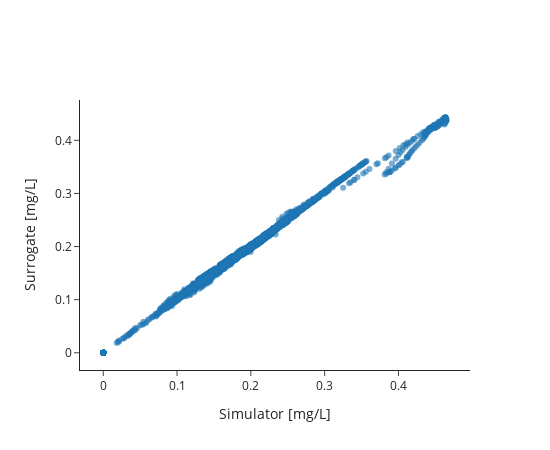
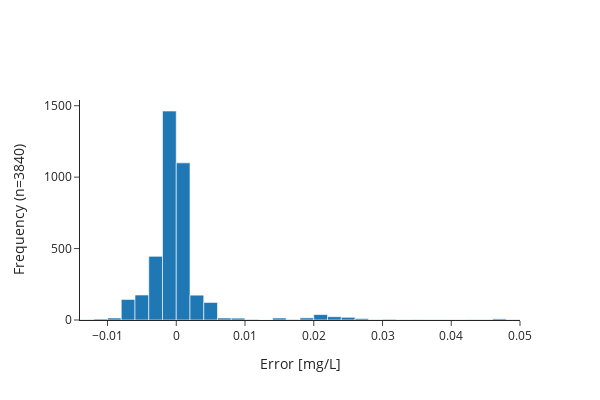
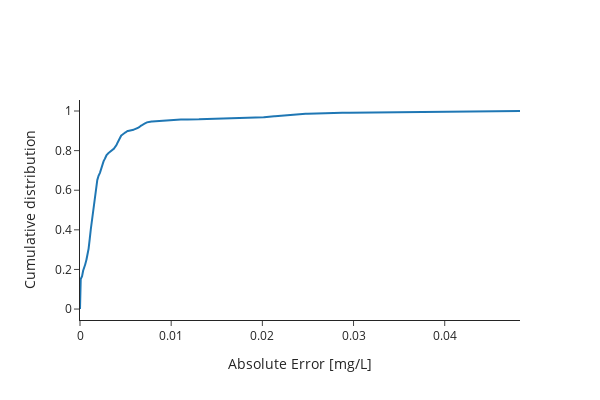

Notebook cell for these charts, in order:
### Markdown cell above
Test results plotting.

### Code cell
# performance metrics
rmse = np.sqrt(np.mean((Y_test_s - Y_pred) ** 2))
print(f"Root mean squared error: {rmse}")
mae = np.mean(np.abs(Y_test_s - Y_pred))
print(f"Mean absolute error: {mae}")
maxae = np.max(np.abs(Y_test_s - Y_pred))
print(f"Maximum absolute error: {maxae}")
r2 = gp.score(X_test, Y_test_s)
print(f"Kernel: {kernel}, r^2 Score: {r2}")

# parity plot of surrogate v. simulator
fig = go.Figure(data=go.Scatter(
    x=Y_test_s.flatten(),
    y=Y_pred.flatten(),
    mode='markers',
    marker=dict(size=6, opacity=0.6),
))
fig.update_layout(
    xaxis_title="Simulator [mg/L]",
    yaxis_title="Surrogate [mg/L]",
    template="simple_white",
    width=550,
    height=450
)
fig.show()

# histogram plot of errors
errors = (Y_test_s - Y_pred).flatten()
fig = go.Figure(data=[go.Histogram(x=errors, nbinsx=40)])
fig.update_layout(
    xaxis_title="Error [mg/L]",
    yaxis_title=f"Frequency (n={len(errors)})",
    template="simple_white",
    width=600,
    height=400
)
fig.show()

# cdf plot of absolute errors
absolute_errors = np.abs(Y_test_s - Y_pred).flatten()
sorted_errors = np.sort(absolute_errors)
cdf_values = np.arange(1, len(sorted_errors) + 1) / len(sorted_errors)
fig = go.Figure()
fig.add_trace(go.Scatter(
    x=sorted_errors,
    y=cdf_values,
    mode='lines',
))
fig.update_layout(
    xaxis_title="Absolute Error [mg/L]",
    yaxis_title="Cumulative distribution",
    template="simple_white",
    width=600,
    height=400
)
fig.show()

### Figure 1 — Plotly figure (JSON) as saved in the notebook; plotly's stock layout.template omitted (floating-point values rounded to 4 significant figures; data arrays with more than 128 entries replaced by an {"elided": "..."} marker saying what was removed)
{"data": [{"marker": {"opacity": 0.6, "size": 6}, "mode": "markers", "type": "scatter", "x": {"elided": "3840 float values"}, "y": {"elided": "3840 float values"}}], "layout": {"height": 450, "width": 550, "xaxis": {"autorange": true, "range": [-0.0315, 0.497], "title": {"text": "Simulator [mg/L]"}, "type": "linear"}, "yaxis": {"autorange": true, "range": [-0.03248, 0.4759], "title": {"text": "Surrogate [mg/L]"}, "type": "linear"}}}

### Figure 2 — Plotly figure (JSON) as saved in the notebook; plotly's stock layout.template omitted (floating-point values rounded to 4 significant figures; data arrays with more than 128 entries replaced by an {"elided": "..."} marker saying what was removed)
{"data": [{"nbinsx": 40, "type": "histogram", "x": {"elided": "3840 float values"}}], "layout": {"height": 400, "width": 600, "xaxis": {"autorange": true, "range": [-0.014, 0.05], "title": {"text": "Error [mg/L]"}, "type": "linear"}, "yaxis": {"autorange": true, "range": [0, 1540], "title": {"text": "Frequency (n=3840)"}}}}

### Figure 3 — Plotly figure (JSON) as saved in the notebook; plotly's stock layout.template omitted (floating-point values rounded to 4 significant figures; data arrays with more than 128 entries replaced by an {"elided": "..."} marker saying what was removed)
{"data": [{"mode": "lines", "type": "scatter", "x": {"elided": "3840 float values"}, "y": {"elided": "3840 float values"}}], "layout": {"height": 400, "width": 600, "xaxis": {"autorange": true, "range": [0, 0.04826], "title": {"text": "Absolute Error [mg/L]"}, "type": "linear"}, "yaxis": {"autorange": true, "range": [-0.05528, 1.056], "title": {"text": "Cumulative distribution"}, "type": "linear"}}}
